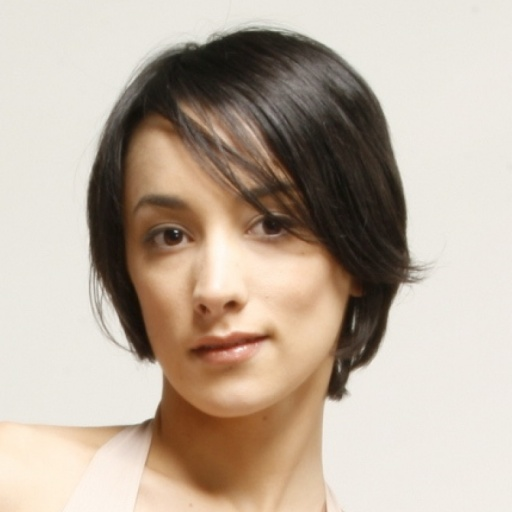
%> input picture CIMG/1.jpg, 512 x 512 px
$ octave clr_qr_1.m   (GNU Octave 9; MATLAB toolbox functions it lacks are replaced by stand-ins)
%> lines starting %> are read from the running program, lines starting %| are printed output that depends on the picture
clc;
clear all
close all;
cd CIMG
[J, P]=uigetfile('*.*','select the cover Image');
%> the answer given: 1.jpg
I=imread(strcat(P,J));
%> I is the input picture: size 512x512x3 uint8; mean R, G, B 188.8, 174.2, 159.5
I=imresize(I,[128 128]);
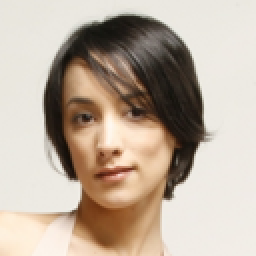
%> I: size 128x128x3 uint8 (shown 2 times larger); mean R, G, B 188.9, 174.2, 159.5
cd ..
figure,imshow(I);title('Input Image');
%=========
cd WIMG
[X,Y]=uigetfile('*.*','select the wateremark Image');
%> the answer given: CIMG/10.jpg
Z=imread(strcat(Y,X));
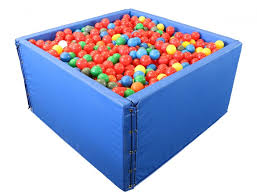
%> input picture CIMG/10.jpg, 257 x 196 px
%> Z is the input picture: size 196x257x3 uint8; mean R, G, B 176, 182, 209.4
Z=imresize(Z,[128 128]);
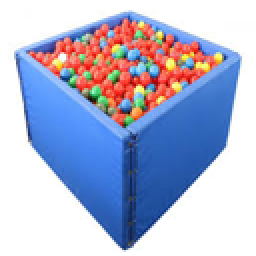
%> Z: size 128x128x3 uint8 (shown 2 times larger); mean R, G, B 176, 182, 209.4
cd ..

IR=I(:,:,1);
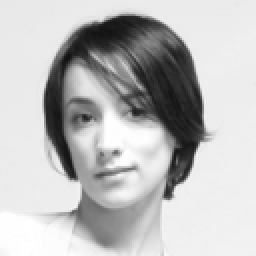
%> IR: size 128x128 uint8 (shown 2 times larger); min 18, max 255, mean 188.9
IG=I(:,:,2);
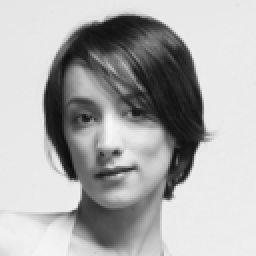
%> IG: size 128x128 uint8 (shown 2 times larger); min 12, max 248, mean 174.2
IB=I(:,:,3);
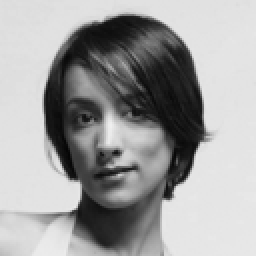
%> IB: size 128x128 uint8 (shown 2 times larger); min 5, max 239, mean 159.5
alp=16;bet=16;
N=size(I,1)/alp; M=size(I,2)/bet;
%> after `N=size(I,1)/alp`: N = 8
%> after `M=size(I,2)/bet`: M = 8
for cc=1:3
    k=1;
    IR=I(:,:,cc);
for ii=0:N-1
    for jj=0:M-1
        BLK{k}=(IR(ii*alp+[1:alp],jj*bet+[1:bet]));
        E(k)=entropy(BLK{k});
        k=k+1;
    end
end
T=sum(E)/(M*N);
dx=find(E<T);
bsz=8;
NW=size(Z,1)/bsz;MW=size(Z,2)/bsz;
t=1;
for ii=0:NW-1
    for jj=0:MW-1
        BW{t}=im2double(Z(ii*bsz+[1:bsz],jj*bsz+[1:bsz]));
        t=t+1;
    end
end

for ii=1:k-1
    if(find(dx==ii)~=0)
        PAT=BLK{ii};
        [LL1,LH1,HL1,HH1]=dwt2(double(PAT),'haar');
        cmn=czt(LL1);
        [Q,R]=qr(cmn);
        D1=diag(R);
        %===============
        if ii<=t-1
        [U1,S1,V1]=svd(BW{ii});
        UF{ii}=U1;
        VF{ii}=V1;
        T1{ii}=D1;
        dxy(ii)=ii;
        for pp=1:length(D1)
            R(pp,pp)=real(R(pp,pp)+S1(pp,pp));
        end
        T2=R;
        CMN=Q*R;
        LLM1=abs(ifft(CMN));
        RPAT=idwt2(LLM1,LH1,HL1,HH1,'haar');
        RBLK{ii}=RPAT;
        else
        RBLK{ii}=PAT;
        end
    else
        RBLK{ii}=BLK{ii};
    end
end
k=1;
for ii=0:N-1
    for jj=0:M-1
        RIMG(ii*alp+[1:alp],jj*bet+[1:bet])=RBLK{k};
        k=k+1;
    end
end
RF(:,:,cc)=uint8(RIMG);
end
%> this loop made 3 passes
%> T on passes 1 to 3: 4.01, 4.02, 4.16
%> after the loop, BLK = 64 items; BW = 256 items; D1 = [-3684.5; -3.32; 2.74; 5.55; -3.59; -4; -0.115; 0.817]; E = 64 values, max 7.03 at index 28, min 1.01 at index 41, mean 4.16; HH1 = [0 0 0 0 0 0 0 0; 0.5 0 0 0 -0.5 0 0 -0.5; 0 0 0 0 0.5 0 0.5 0; 0 0 0 0 -0.5 0 0 0; 0 0 0 0.5 0 0 0 -0.5; 0 0.5 0.5 0 0 0 0 0.5; 0 0 0 0 -0.5 -0.5 0.5 -0.5; -1 0 0.5 -0.5 0 -0.5 0 0.5]; HL1 = [0 0 0 0 0 0 0 0; 0.5 0 0 0 -0.5 0 0 0.5; 0 0 0 0 -0.5 -1 0.5 0; 0 0 0 0 0.5 0 0 0; 0 0 0 0.5 0 1 0 0.5; 0 0.5 -0.5 0 -1 0 1 0.5; 0 0 0 0 -0.5 0.5 -0.5 0.5; 0 0 -0.5 -0.5 0 -0.5 0 0.5]; LH1 = [0 0 0 0 0 0 0 0; -0.5 0 0 0 -0.5 -1 0 -0.5; 0 0 0 0 -0.5 0 0.5 0; 0 0 0 0 0.5 0 0 0; 0 0 0 -0.5 0 0 0 0.5; 0 -0.5 -0.5 0 0 0 0 -0.5; 0 0 0 0 -0.5 0.5 0.5 0.5; 0 0 0.5 -0.5 0 -0.5 0 -0.5]; LL1 = [460 460 460 460 460 460 460 460; 459.5 460 460 460 459.5 461 460 460.5; 460 460 460 460 460.5 461 460.5 462; 460 460 460 462 461.5 462 462 462; 460 460 460 461.5 462 461 462 461.5; 462 461.5 460.5 462 461 462 461 461.5; 462 462 462 462 461.5 461.5 461.5 461.5; 461 462 461.5 461.5 462 461.5 462 461.5]; LLM1 = [459 460 460 460 460 460 460 460; 458.5 460 460 460 459.5 461 460 460.5; 459 460 460 460 460.5 461 460.5 462; 459 460 460 462 461.5 462 462 462; 459 460 460 461.5 462 461 462 461.5; 461 461.6 460.5 462 461 462 461 461.5; 461 462 462 462 461.5 461.5 461.5 461.5; 460 461.9 461.5 461.5 462 461.5 462 461.5]; RBLK = 64 items; S1 = [7.82 0 0 0 0 0 0 0; 0 0.419 0 0 0 0 0 0; 0 0 0.024 0 0 0 0 0; 0 0 0 0.0156 0 0 0 0; 0 0 0 0 0.00383 0 0 0; 0 0 0 0 0 5.43e-19 0 0; 0 0 0 0 0 0 7.63e-36 0; 0 0 0 0 0 0 0 2.84e-53]; T1 = 64 items; U1 = [-0.361 -0.38 0.333 -0.261 -0.0328 0.532 -0.0941 0.503; -0.361 -0.38 0.333 -0.261 -0.0328 -0.212 -0.109 -0.699; -0.36 -0.387 -0.316 0.372 -0.175 -0.506 -0.31 0.317; -0.356 -0.183 -0.4 0.172 -0.0831 0.239 0.749 -0.158; -0.347 0.333 -0.576 -0.599 0.0347 0.0489 -0.271 -0.0268; -0.345 0.527 0.368 -0.00944 -0.6 -0.224 0.197 0.136; -0.348 0.311 0.0286 0.581 0.124 0.447 -0.394 -0.272; -0.351 0.208 0.224 0.00682 0.764 -0.326 0.233 0.199]; UF = 64 items; V1 = [-0.3 -0.954 -0.00604 0.00685 -0.0107 0 0 0; -0.359 0.112 0.653 0.638 0.157 -7.64e-17 9.55e-17 -8.62e-33; -0.357 0.104 0.534 -0.758 -0.0352 2.21e-17 -3.83e-17 3.46e-33; -0.361 0.105 -0.335 -0.091 0.859 -6.29e-18 9.39e-18 -8.47e-34; -0.361 0.118 -0.21 0.0502 -0.243 -0.866 -1.68e-16 1.52e-32; -0.361 0.118 -0.21 0.0502 -0.243 0.289 0.816 -7.37e-17; -0.361 0.118 -0.21 0.0502 -0.243 0.289 -0.408 0.707; -0.361 0.118 -0.21 0.0502 -0.243 0.289 -0.408 -0.707]; VF = 64 items

figure,imshow(RF,[]);title('Encrypted Image');

%=== decoding
k=1;
IRF=RF(:,:,1);
for ii=0:N-1
    for jj=0:M-1
        BLKF{k}=(IRF(ii*alp+[1:alp],jj*bet+[1:bet]));
        EF(k)=entropy(BLKF{k});
        k=k+1;
    end
end
%> after the loop, BLKF = 64 items; EF = 64 values, max 6.79 at index 29, min 0.989 at index 25, mean 4.02; k = 65
TF=sum(EF)/(M*N);
%> TF = 4.02
dxf=find(EF<TF);
%> dxf = 31 values from 1 to 64
for ii=1:k-1
    if(find(dxf==ii)~=0)
        PATF=BLKF{ii};
        [LL1,LH1,HL1,HH1]=dwt2(double(PATF),'haar');
        cmnf=czt(LL1);
        [Qf,Rf]=qr(cmnf);
        TFF=T1{ii};
        ZZ=zeros(size(TFF));
        DZ=diag(Rf)-(TFF)
        for pp=1:length(DZ)
            ZZ(pp,pp)=DZ(pp);
        end

      BFW{ii}=UF{ii}*ZZ*VF{ii}';

    end
end
%> this loop made 64 passes
%> (TFF, DZ) on passes 1, 2, 3, 6, 7: ([-3554; -7.93; 9.86; -10; -7.06; 2.37; 1.18; 6.18], [-158.5; 15.13; -4.58; 6.43; 11.84; -3.99; -0.316; -8.94]), ([-3551.5; -13.22; -11.49; -13.11; 9.87; 4.48; 6.17; 1.85], [-169; 1.91; 17.78; 8.24; -13.69; -8.69; -7.12; -0.36]), ([-3582.5; 59.54; -33.02; 20.88; -26.19; -11.75; -5.44; 9.82], [-157; -1.49; -30.91; 6.33; -1.45; 24.73; -1.01; -8.05]), ([-3055.3; 413.6; 366.4; 466; -7.65; -7.56; -2.12; -0.0405], [-148.9; -28.21; -23.92; -20.72; 11.24; 5.81; 1.06; 1.42]), ([-3608.5; 4.44; -2.98; 2.64; -2.72; 5.04; -5.44; -0.477], [-158; -9.11; 7.92; -0.0149; 5.19; -0.905; 7.37; 0.372])
%> after the loop, BFW = 64 items; DZ = [-170; -0.903; 4.99; 1.06; 5.77; -3.19; 3.94; -2.66]; HH1 = [-0.5 0.5 -0.5 0 0 0 0 0; 0.5 0 0 -0.5 0 0 0 -0.5; 0 0 -0.5 0 0.5 0 0.5 0; 0.5 0 0 0.5 -0.5 0 0 0; 0 0 0.5 0 0.5 0 0 -0.5; 0 0.5 0.5 0 0 0 0 0.5; 0 0 -0.5 0 -0.5 -0.5 0.5 0; -1 0 0.5 -0.5 -0.5 0 0 0]; HL1 = [-0.5 -0.5 0.5 0 0 0 0 0; 0.5 0 0 -0.5 0 0 0 0.5; 0 0 -0.5 0 -0.5 -1 0.5 0; -0.5 0 1 -0.5 0.5 0 0 0; 0 0 -0.5 1 0.5 1 0 0.5; 0 0.5 -0.5 0 0 0 1 0.5; 0 0 0.5 0 -0.5 0.5 -0.5 0; 0 0 -0.5 -0.5 0.5 0 0 0]; LH1 = [0.5 0.5 0.5 0 0 0 -1 -1; -0.5 0 0 -0.5 -1 -1 0 -0.5; 0 -1 -0.5 0 -0.5 0 0.5 0; 0.5 0 -1 0.5 0.5 0 1 1; 0 0 0.5 0 0.5 0 0 0.5; 0 -0.5 -0.5 -1 -1 -1 0 -0.5; 0 0 0.5 0 -0.5 0.5 0.5 0; 0 0 -0.5 -0.5 0.5 0 0 0]; LL1 = [480.5 481.5 481.5 480 480 480 481 481; 479.5 480 480 481.5 481 483 482 482.5; 480 481 481.5 482 482.5 483 482.5 484; 481.5 482 484 483.5 483.5 484 483 483; 482 482 481.5 483 482.5 481 482 481.5; 484 483.5 482.5 483 483 483 481 481.5; 484 484 483.5 484 483.5 483.5 483.5 484; 483 484 482.5 483.5 483.5 482 482 482]; TFF has the same summary as D1; ZZ = [-170 0 0 0 0 0 0 0; 0 -0.903 0 0 0 0 0 0; 0 0 4.99 0 0 0 0 0; 0 0 0 1.06 0 0 0 0; 0 0 0 0 5.77 0 0 0; 0 0 0 0 0 -3.19 0 0; 0 0 0 0 0 0 3.94 0; 0 0 0 0 0 0 0 -2.66]
% [35 lines of commented-out code are left out]
